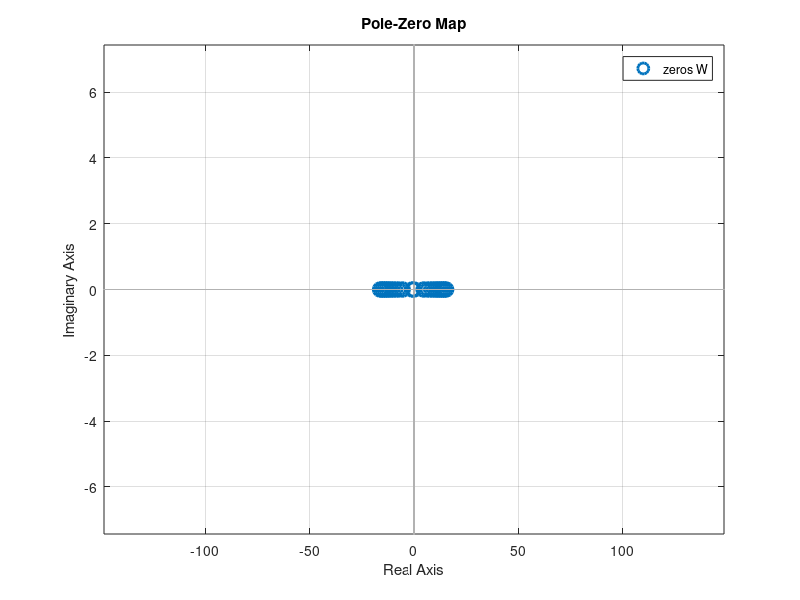
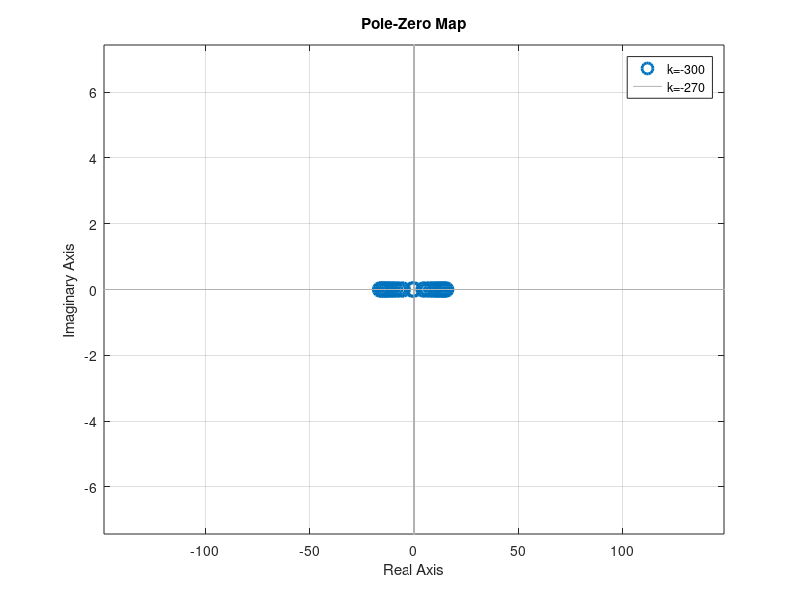
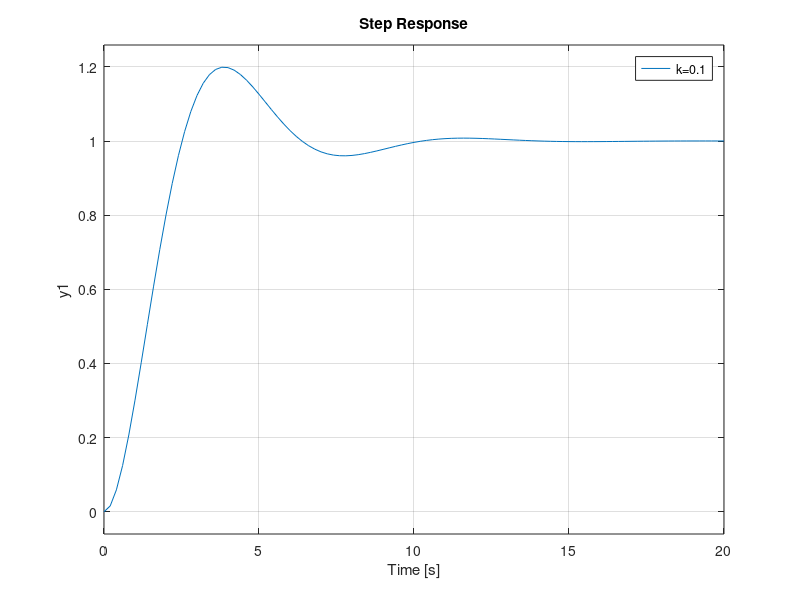
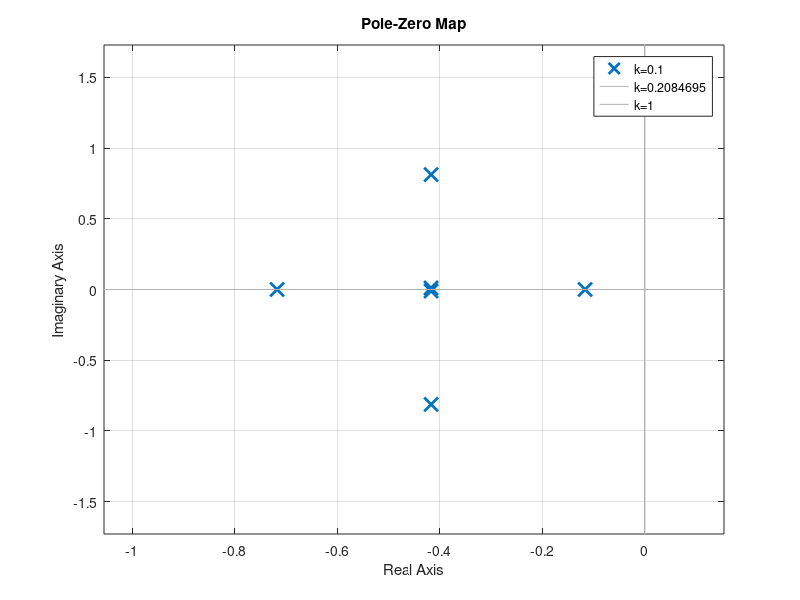

The MATLAB script that drew these images, in order:

figure(1)
hold on
for i=-300:30:0
    W = tf([1.2 1 i],1);
    pzmap(W)
end
% legend("k=-300","k=0","k=30")


figure(2)
hold on
for i=-300:30:0
    W = tf([1.2 1 i],1);
    pzmap(W)
end
legend("k=-300","k=-270")


values = [0.1 0.2084695 1];
figure(3)
hold on
for i=values
    W=tf(i,[1.2 1 i]);
    step(W)
end
legend("k=0.1","k=2084695","k=1")
figure(4)
hold on
for i=values
    W=tf(i,[1.2 1 i]);
    pzmap(W)
end
legend("k=0.1","k=0.2084695","k=1")
